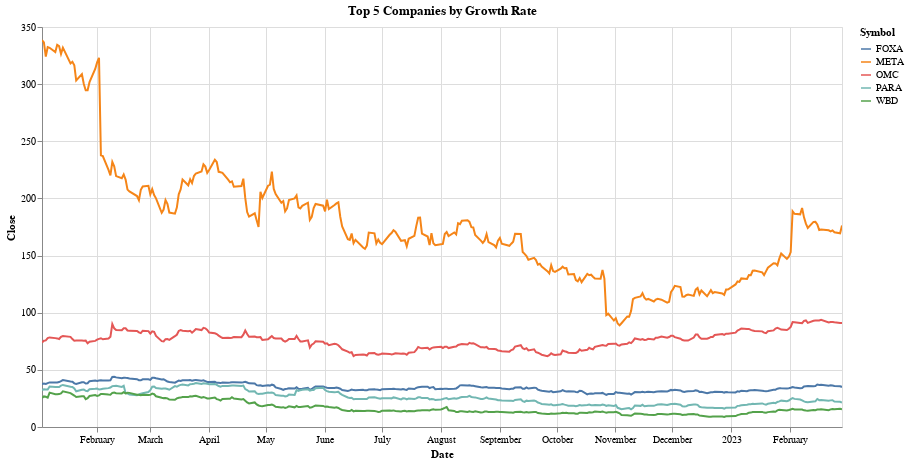

This figure's notebook cell:
### Code cell
# Line chart
line_chart = alt.Chart(df_top_5_communication).mark_line().encode(
    x='Date:T',
    y='Close:Q',
    color='Symbol:N',
    tooltip=['Symbol:N', 'Close:Q']
).properties(
    width=800,
    height=400,
    title='Top 5 Companies by Growth Rate'
).interactive()

line_chart

### Figure 1 — Vega-Lite specification as saved in the notebook (floating-point values rounded to 4 significant figures; data arrays with more than 128 entries replaced by an {"elided": "..."} marker saying what was removed)
{"config": {"view": {"continuousWidth": 400, "continuousHeight": 300}}, "data": {"name": "data-1e7bbe8d8bcc341f7b4f47aa2b16e637"}, "mark": "line", "encoding": {"color": {"field": "Symbol", "type": "nominal"}, "tooltip": [{"field": "Symbol", "type": "nominal"}, {"field": "Close", "type": "quantitative"}], "x": {"field": "Date", "type": "temporal"}, "y": {"field": "Close", "type": "quantitative"}}, "height": 400, "selection": {"selector001": {"type": "interval", "bind": "scales", "encodings": ["x", "y"]}}, "title": "Top 5 Companies by Growth Rate", "width": 800, "$schema": "https://vega.github.io/schema/vega-lite/v4.17.0.json", "datasets": {"data-1e7bbe8d8bcc341f7b4f47aa2b16e637": {"elided": "1450 records"}}}
